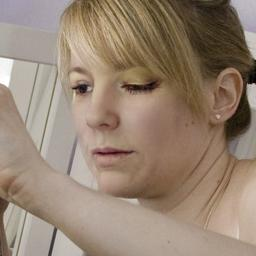
#> input picture prova/fake_0.jpg, 256 x 256 px
$ jupyter execute prova.ipynb
#> lines starting #> are read from the running program, lines starting #| are printed output that depends on the picture
[cell 1]
from PIL import Image
import os
from pylab import *
import re
from PIL import Image, ImageChops, ImageEnhance

[cell 2]
def get_imlist(path):
    return [os.path.join(path,f) for f in os.listdir(path) if f.endswith('.jpg') or f.endswith('.png')]

[cell 3]
def convert_to_ela_image(path, quality):
#> called with path = 'prova/fake_0.jpg', quality = 90
    filename = path
    resaved_filename = filename.split('.')[0] + '.resaved.jpg'
    ELA_filename = filename.split('.')[0] + '.ela.png'

    im = Image.open(filename).convert('RGB')
#> im is the input picture: PIL image 256x256 RGB; mean R, G, B 150.9, 131.9, 114.5
    im.save(resaved_filename, 'JPEG', quality=quality)
    resaved_im = Image.open(resaved_filename)

    ela_im = ImageChops.difference(im, resaved_im)

    extrema = ela_im.getextrema()
#> extrema = ((0, 8), (0, 7), (0, 7))
    max_diff = max([ex[1] for ex in extrema])
#> max_diff = 8
    if max_diff == 0:
        max_diff = 1
    scale = 255.0 / max_diff
#> scale = 31.88

    ela_im = ImageEnhance.Brightness(ela_im).enhance(scale)
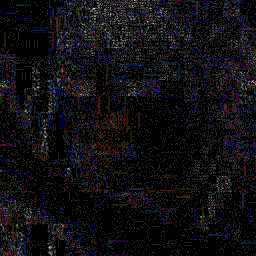
#> ela_im: PIL image 256x256 RGB; mean R, G, B 15.6, 14.5, 17.7

    return ela_im

[cell 4]
Image.open('prova/fake_0.jpg')

[cell 5]
convert_to_ela_image('prova/fake_0.jpg', 90)

[cell 6]
Image.open('prova/real_0.jpg')
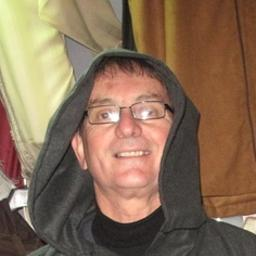
#> input picture prova/real_0.jpg, 256 x 256 px

[cell 7]
convert_to_ela_image('prova/real_0.jpg', 90)
#> call 2 of convert_to_ela_image, with path = 'prova/real_0.jpg', quality = 90
#> in convert_to_ela_image, im is the input picture: PIL image 256x256 RGB; mean R, G, B 134.9, 108.9, 86.1
#> in convert_to_ela_image (call 2), `extrema = ela_im.getextrema()`: extrema = ((0, 9), (0, 7), (0, 8))
#> in convert_to_ela_image (call 2), `max_diff = max([ex[1] for ex in extrema])`: max_diff = 9
#> in convert_to_ela_image (call 2), `scale = 255.0 / max_diff`: scale = 28.33
#> in convert_to_ela_image (call 2), `ela_im = ImageEnhance.Brightness(ela_im).enhance(scale)`:
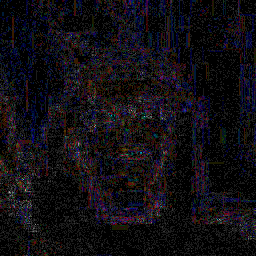
#> ela_im: PIL image 256x256 RGB; mean R, G, B 17.4, 14.7, 19.6
